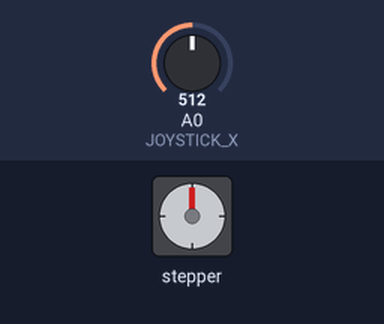
A program run on a simulated Arduino Uno, built with avr-gcc and run on an emulated ATmega328P. On the bench: stepper motor. The inputs (shaded band) are chosen by the test bench; at power-on: A0 (JOYSTICK_X) = 512. Stepper angles assume 200 steps per turn; what the program prints to the serial monitor is not drawn.

Above: at 1.2 s.
1.3 s: A0 (JOYSTICK_X) set to 429
2.8 s: A0 (JOYSTICK_X) set to 404
At 3.25 s:
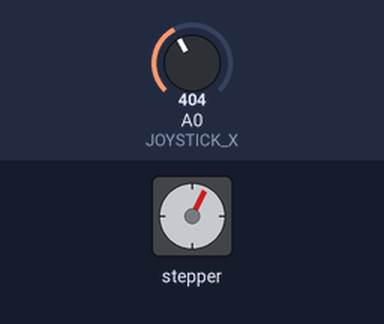
At 3.86 s:
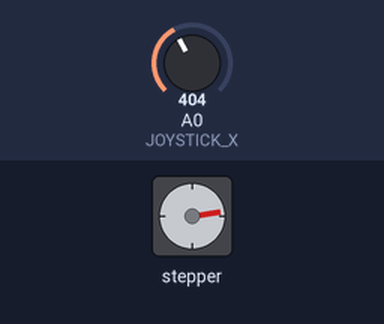
5.8 s: A0 (JOYSTICK_X) set to 716
At 6.29 s:
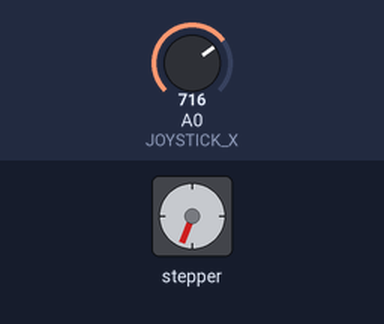
8.8 s: A0 (JOYSTICK_X) set to 390
At 9.32 s:
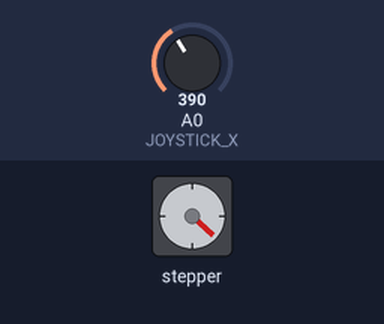
11.8 s: A0 (JOYSTICK_X) set to 306
14.8 s: A0 (JOYSTICK_X) set to 343
17.8 s: A0 (JOYSTICK_X) set to 356
Timing chart, 0 to 21.8 s (numbered marks = the images above; inputs shaded):
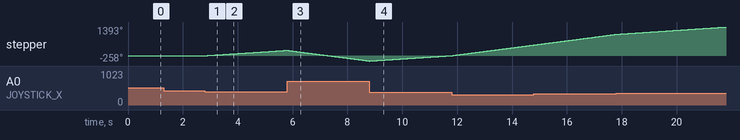

The program:

main.cpp
```cpp
#include <Arduino.h>
#include <AccelStepper.h>

// Define stepper motor (Driver mode: step pin 7, direction pin 6)
AccelStepper stepper(AccelStepper::DRIVER, 9, 10);

// Pin definitions
const int JOYSTICK_X = A0;      // Joystick X-axis (horizontal)
// Y-axis intentionally unused

// Joystick calibration
const int JOY_CENTER  = 512;   // Center position of joystick (0–1023)
const int JOY_DEADZONE = 100;  // Deadzone to prevent drift

// Speed settings
const int MAX_SPEED = 400;     // Max speed (steps/sec)
const int MIN_SPEED = 50;      // Min speed when joystick just moves

void setup() {
  Serial.begin(9600);

  // Stepper configuration
  stepper.setMaxSpeed(MAX_SPEED);
  stepper.setAcceleration(200);

  Serial.println("Robotic Arm Base Control Ready");
  Serial.println("Joystick RIGHT  → Clockwise");
  Serial.println("Joystick LEFT   → Counter-clockwise");
}

void loop() {
  // Read joystick X-axis
  int joyX = analogRead(JOYSTICK_X);

  // Distance from center
  int deltaX = joyX - JOY_CENTER;

  float targetSpeed = 0;

  // X-axis controls direction and speed
  if (abs(deltaX) > JOY_DEADZONE) {
    if (deltaX > 0) {
      // Right → Clockwise
      targetSpeed = map(deltaX, JOY_DEADZONE, 512, MIN_SPEED, MAX_SPEED);
    } else {
      // Left → Counter-clockwise
      targetSpeed = -map(abs(deltaX), JOY_DEADZONE, 512, MIN_SPEED, MAX_SPEED);
    }
  }

  // 🔁 Direction correction applied here
  stepper.setSpeed(-targetSpeed);

  // Run motor only when joystick is moved
  if (targetSpeed != 0) {
    stepper.runSpeed();
  }

  // Debug output
  static unsigned long lastPrint = 0;
  if (millis() - lastPrint > 500) {
    Serial.print("Joystick X: ");
    Serial.print(joyX);
    Serial.print(" | Speed: ");
    Serial.print(abs(targetSpeed));
    Serial.print(" | Direction: ");
    Serial.println(
      targetSpeed > 0 ? "Clockwise" :
      targetSpeed < 0 ? "Counter-clockwise" : "Stopped"
    );
    lastPrint = millis();
  }

  delay(10);
}
```

Measured:
- the behaviour switches between 412 and 411 on A0 (JOYSTICK_X) (found by bisection; images 0 and 1)
- after the input at 1.3 s, every drawn part: stays the same
- after the input at 2.8 s, stepper: keeps turning clockwise at about 88°/s, starting at once
